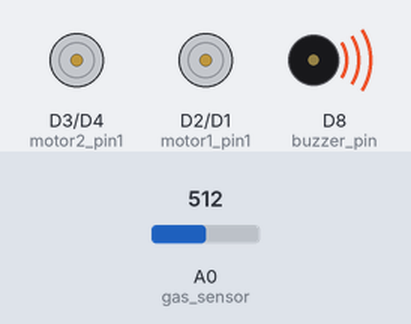
Simulated run of this sketch. Board: ESP8266 (NodeMCU). Shown: motor-driver pin pairs drawn as motors (green arrow = first pin HIGH = forward, orange = second pin HIGH = backward, longer = more drive), buzzer (waves = sounding, pin HIGH). The inputs (shaded band) are chosen by the test bench; at power-on: A0 (gas_sensor) = 512. WiFi joins after 1.5 s; servers stay silent unless stated; what the sketch prints to the serial monitor is not drawn.

Above: at 3.0 s.
3.1 s: A0 (gas_sensor) set to 485
At 5.6 s:
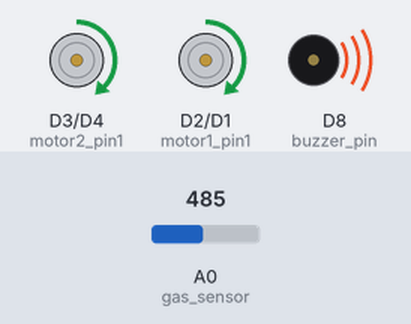
At 12.8 s:
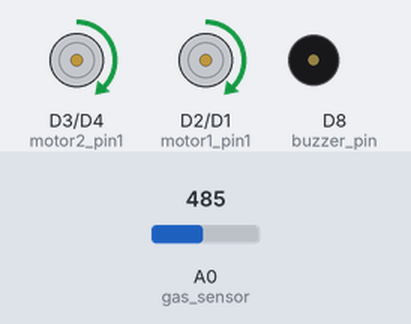
Timing chart, 0 to 14.0 s (numbered marks = the images above; inputs shaded):
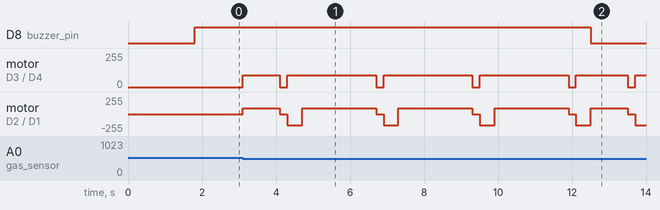

The sketch:

Project1.ino
```cpp
#define BLYNK_TEMPLATE_ID "TMPL6CKzzWFEQ"
#define BLYNK_TEMPLATE_NAME "Gas Leakage"
#define BLYNK_AUTH_TOKEN "BFhwV1xykWSqXodxLFLH_bcjuV2BXS6F"

#define BLYNK_PRINT    Serial
#include <ESP8266WiFi.h>
#include <BlynkSimpleEsp8266.h>

char auth[] = BLYNK_AUTH_TOKEN;

char ssid[] = "pc";
char pass[] = "12341234";

// Motor pin configuration
#define motor1_pin1  D2          // GPIO 0
#define motor1_pin2  D1          // GPIO 2
#define motor2_pin1  D3          // GPIO 5
#define motor2_pin2  D4          // GPIO 4

// Gas sensor pin configuration
const int gas_sensor = A0;
// Buzzer
const int buzzer_pin = D8;

// Motor speed
const int motor_speed = 90;

// Define gas threshold for turning off the robot
const int gas_threshold = 500;

BlynkTimer timer;

void setup() {
  // Initialize motor pins as output
  pinMode(motor1_pin1, OUTPUT);
  pinMode(motor1_pin2, OUTPUT);
  pinMode(motor2_pin1, OUTPUT);
  pinMode(motor2_pin2, OUTPUT);
  pinMode(buzzer_pin, OUTPUT);

  // Serial communication for debugging
  Serial.begin(9600);

  Blynk.begin(auth, ssid, pass);
}

void loop() {
  Blynk.run();
  timer.run();
  int gas_value = analogRead(gas_sensor);
  Blynk.virtualWrite(V1, gas_value);

  if ( gas_value > gas_threshold) {
  Blynk.logEvent("gas_alart","Gas Leakage Detected");
  // Gas detected, turn off the robot
  stop();
  activateBuzzer();
  Serial.print(gas_value);

}else{
  // Move in a square motion
  Serial.print(gas_value);
  moveForward();
  delay(1000);
  stop();
  delay(200);
  turnRight();
  delay(400);

  moveForward();
  delay(2000);
  stop();
  delay(200);
  turnRight();
  delay(400);

  moveForward();
  delay(2000);
  stop();
  delay(200);
  turnRight();
  delay(400);

  moveForward();
  delay(2000);
  stop();
  delay(200);
  turnRight();
  delay(400);

  // Gas detection
  deactivateBuzzer();
}

}

void moveForward() {
  digitalWrite(motor1_pin1, HIGH);
  digitalWrite(motor1_pin2, LOW);
  digitalWrite(motor2_pin1, HIGH);
  digitalWrite(motor2_pin2, LOW);
  analogWrite(motor1_pin1, motor_speed);
  analogWrite(motor2_pin1, motor_speed);
}

void turnRight() {
  digitalWrite(motor1_pin1, LOW);
  digitalWrite(motor1_pin2, HIGH);
  digitalWrite(motor2_pin1, LOW);
  digitalWrite(motor2_pin2, LOW);
  analogWrite(motor1_pin1, motor_speed );
  analogWrite(motor2_pin1, motor_speed );
}

void stop() {
  digitalWrite(motor1_pin1, LOW);
  digitalWrite(motor1_pin2, LOW);
  digitalWrite(motor2_pin1, LOW);
  digitalWrite(motor2_pin2, LOW);
}

void activateBuzzer() {
  digitalWrite(buzzer_pin, HIGH);
}

void deactivateBuzzer() {
  digitalWrite(buzzer_pin, LOW);
}
```

Measured:
- the behaviour switches between 501 and 500 on A0 (gas_sensor) (found by bisection; images 0 and 1)
- after the input at 3.1 s, D8 (buzzer_pin): HIGH → LOW after 9.4 s; motor on D3 (motor2_pin1) / D4 (motor2_pin2): goes forward 90/255 1.0 s, 3 × (stopped 0.20 s, forward 90/255 2.4 s), stopped 0.20 s, forward 90/255 1.4 s, stopped 0.20 s, then forward 90/255, starting at once
